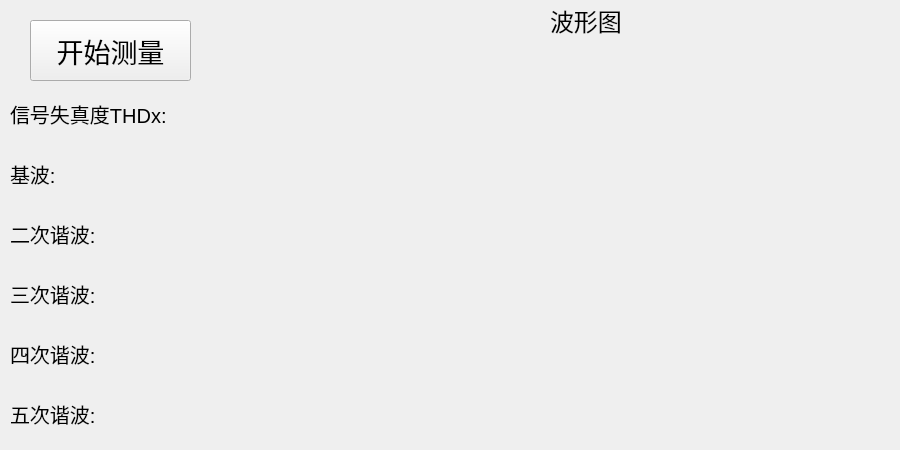
<?xml version="1.0" encoding="UTF-8"?>
<ui version="4.0">
 <class>MainWindow</class>
 <widget class="QMainWindow" name="MainWindow">
  <property name="geometry">
   <rect>
    <x>0</x>
    <y>0</y>
    <width>900</width>
    <height>450</height>
   </rect>
  </property>
  <property name="sizePolicy">
   <sizepolicy hsizetype="Fixed" vsizetype="Fixed">
    <horstretch>0</horstretch>
    <verstretch>0</verstretch>
   </sizepolicy>
  </property>
  <property name="minimumSize">
   <size>
    <width>900</width>
    <height>450</height>
   </size>
  </property>
  <property name="maximumSize">
   <size>
    <width>900</width>
    <height>450</height>
   </size>
  </property>
  <property name="windowTitle">
   <string>MainWindow</string>
  </property>
  <property name="tabShape">
   <enum>QTabWidget::Rounded</enum>
  </property>
  <widget class="QWidget" name="centralwidget">
   <widget class="QPushButton" name="button_start">
    <property name="geometry">
     <rect>
      <x>30</x>
      <y>20</y>
      <width>161</width>
      <height>61</height>
     </rect>
    </property>
    <property name="font">
     <font>
      <pointsize>20</pointsize>
     </font>
    </property>
    <property name="cursor">
     <cursorShape>ArrowCursor</cursorShape>
    </property>
    <property name="text">
     <string>开始测量</string>
    </property>
    <property name="autoDefault">
     <bool>false</bool>
    </property>
    <property name="default">
     <bool>false</bool>
    </property>
    <property name="flat">
     <bool>false</bool>
    </property>
   </widget>
   <widget class="QWidget" name="verticalLayoutWidget">
    <property name="geometry">
     <rect>
      <x>0</x>
      <y>90</y>
      <width>251</width>
      <height>351</height>
     </rect>
    </property>
    <layout class="QVBoxLayout" name="verticalLayout"/>
   </widget>
   <widget class="QLabel" name="two_label">
    <property name="geometry">
     <rect>
      <x>10</x>
      <y>210</y>
      <width>239</width>
      <height>47</height>
     </rect>
    </property>
    <property name="font">
     <font>
      <pointsize>15</pointsize>
     </font>
    </property>
    <property name="text">
     <string>二次谐波:</string>
    </property>
   </widget>
   <widget class="QLabel" name="three_label">
    <property name="geometry">
     <rect>
      <x>10</x>
      <y>270</y>
      <width>239</width>
      <height>47</height>
     </rect>
    </property>
    <property name="font">
     <font>
      <pointsize>15</pointsize>
     </font>
    </property>
    <property name="text">
     <string>三次谐波:</string>
    </property>
   </widget>
   <widget class="QLabel" name="four_label">
    <property name="geometry">
     <rect>
      <x>10</x>
      <y>330</y>
      <width>239</width>
      <height>48</height>
     </rect>
    </property>
    <property name="font">
     <font>
      <pointsize>15</pointsize>
     </font>
    </property>
    <property name="text">
     <string>四次谐波:</string>
    </property>
   </widget>
   <widget class="QLabel" name="THDx_label">
    <property name="geometry">
     <rect>
      <x>10</x>
      <y>90</y>
      <width>239</width>
      <height>47</height>
     </rect>
    </property>
    <property name="font">
     <font>
      <pointsize>15</pointsize>
     </font>
    </property>
    <property name="text">
     <string>信号失真度THDx:</string>
    </property>
   </widget>
   <widget class="QLabel" name="one_label">
    <property name="geometry">
     <rect>
      <x>10</x>
      <y>150</y>
      <width>239</width>
      <height>48</height>
     </rect>
    </property>
    <property name="font">
     <font>
      <pointsize>15</pointsize>
     </font>
    </property>
    <property name="text">
     <string>基波:</string>
    </property>
    <property name="textFormat">
     <enum>Qt::AutoText</enum>
    </property>
   </widget>
   <widget class="QLabel" name="five_label">
    <property name="geometry">
     <rect>
      <x>10</x>
      <y>390</y>
      <width>239</width>
      <height>47</height>
     </rect>
    </property>
    <property name="font">
     <font>
      <pointsize>15</pointsize>
     </font>
    </property>
    <property name="text">
     <string>五次谐波:</string>
    </property>
   </widget>
   <widget class="QLabel" name="image_label">
    <property name="geometry">
     <rect>
      <x>550</x>
      <y>0</y>
      <width>71</width>
      <height>41</height>
     </rect>
    </property>
    <property name="font">
     <font>
      <pointsize>18</pointsize>
     </font>
    </property>
    <property name="text">
     <string>波形图</string>
    </property>
   </widget>
  </widget>
 </widget>
 <resources/>
 <connections/>
</ui>
